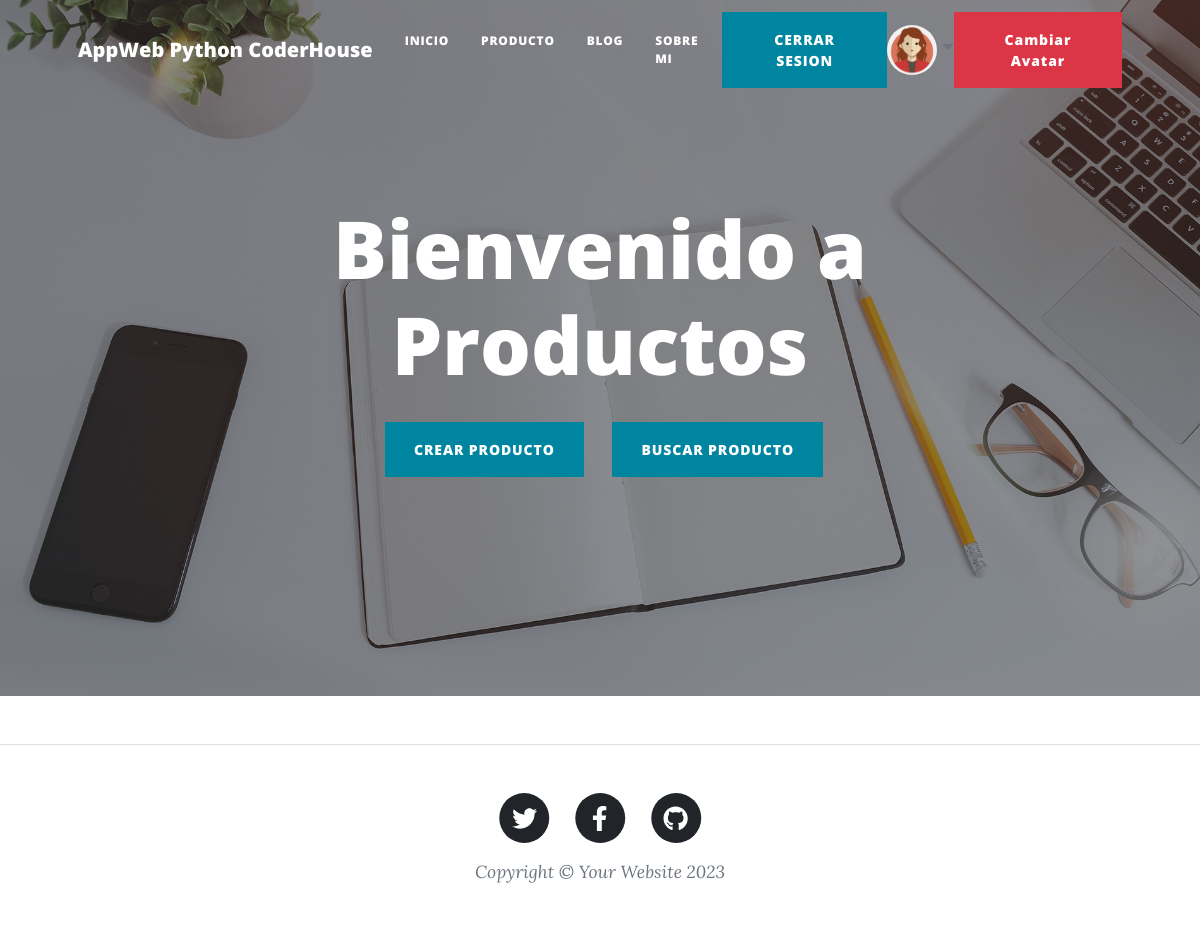
Page /appweb/Producto/ (signed in) on the earlier database version.
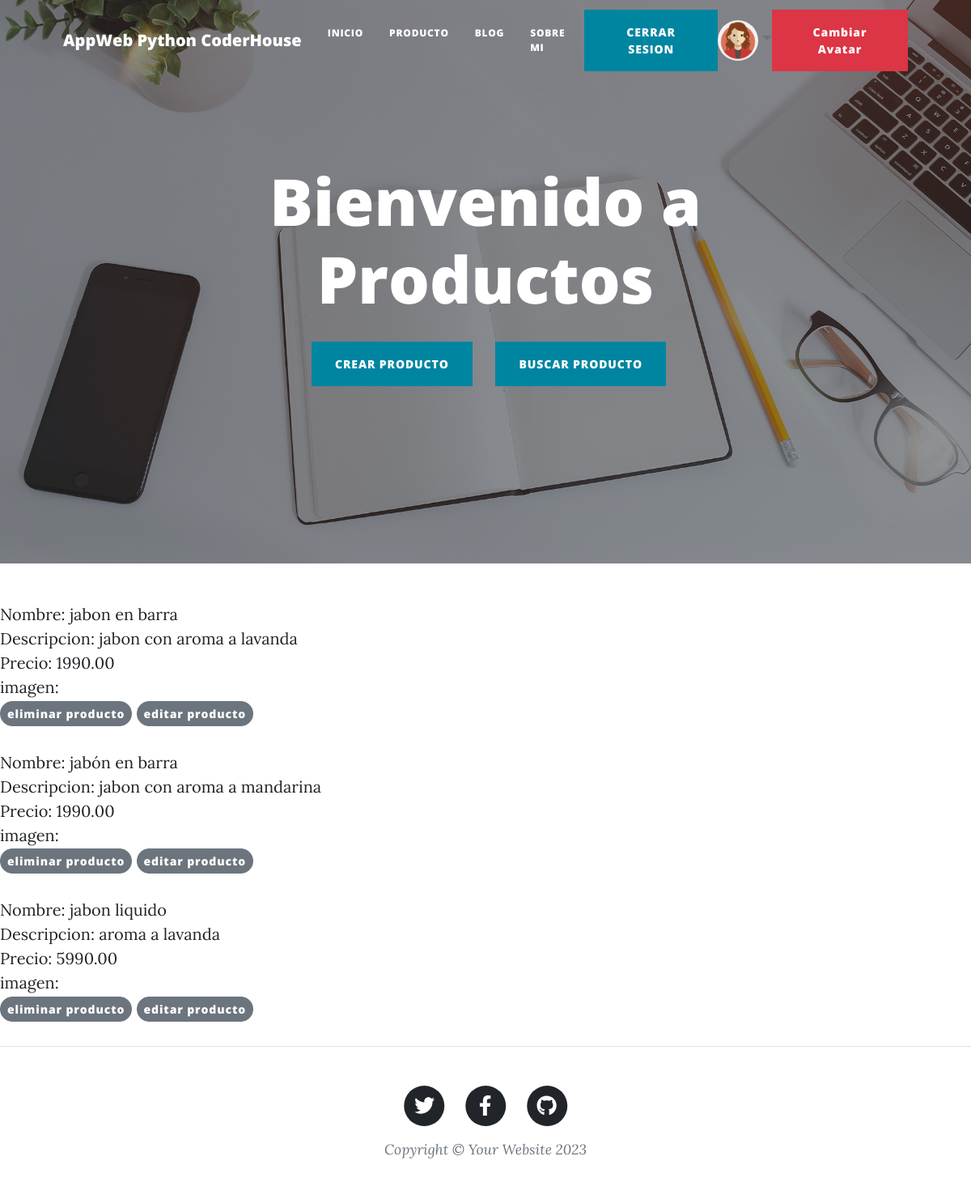
Same page on the later database version.
### appweb/models.py (models this page shows, shortened)
class Avatar(models.Model):
    user = models.ForeignKey(User, on_delete=models.CASCADE)
    imagen = models.ImageField(upload_to='avatares', null=True, blank = True)

class Producto(models.Model):
    nombre = models.CharField(max_length=100)
    descripcion = models.TextField()
    precio = models.DecimalField(max_digits=10, decimal_places=2)
    stock = models.PositiveIntegerField()
    imagen = models.ImageField(upload_to='producto', null=True)

### appweb/views.py (the view)
# urls.py: path('Producto/',producto,name="Producto"),
def producto(request):
    todos = Producto.objects.all()
    return render(request, "appweb/producto.html",{"producto": todos})

### appweb/templates/appweb/producto.html
{% extends 'appweb/padre.html' %}
{% block titulo %}
Bienvenido a Productos
<br>
<a class="btn btn-primary text-uppercase ms-2" href="{% url 'registroProducto' %}">Crear Producto</a>
<a class="btn btn-primary text-uppercase ms-2" href="{% url 'buscarProducto' %}">buscar Producto</a>
{% endblock %}
{% block contenido %}
{% for Producto in producto %}
    <li style="list-style: none;">
        Nombre: {{Producto.nombre}} <br> Descripcion: {{Producto.descripcion}} <br> Precio: {{Producto.precio}} <br> imagen: {{Producto.imagen}} <br>
        <a href="{% url 'borrarProducto' Producto.id %}"><button style="border-radius: 15px;" type="button" class="btn btn-secondary btn-sm" >eliminar producto</button></a>
        <a href="{% url 'editarProducto' Producto.nombre %}"><button style="border-radius: 15px;" type="button" class="btn btn-secondary btn-sm" >editar producto</button></a>
    </li>
    <br>
{% endfor %}
{% endblock %}

### appweb/templates/appweb/padre.html (shortened to what this page needs)
<!DOCTYPE html>
<html lang="en">
    <head>
        {% load static %}
        <link href="{% static 'appweb/css/styles.css' %}" rel="stylesheet" />
    </head>
    <body>
        <nav class="navbar navbar-expand-lg navbar-light" id="mainNav">
            <div class="container px-4 px-lg-5">
                <a class="navbar-brand" href="{% url 'Inicio'%}">AppWeb Python CoderHouse</a>
                <div class="collapse navbar-collapse" id="navbarResponsive">
                        <ul class="navbar-nav ms-auto py-4 py-lg-0">
                            <li class="nav-item"><a class="nav-link px-lg-3 py-3 py-lg-4" href="{% url 'Inicio' %}" >Inicio</a></li>
                            <li class="nav-item"><a class="nav-link px-lg-3 py-3 py-lg-4" href="{% url 'Producto' %}">Producto</a></li>
                            <li class="nav-item"><a class="nav-link px-lg-3 py-3 py-lg-4" href="{% url 'agregarComenterio' %}">Blog</a></li>
                            <li class="nav-item"><a class="nav-link px-lg-3 py-3 py-lg-4" href="contact.html">Sobre Mi</a></li>
                        </ul>
                        {% if request.user.is_authenticated %}
                            <a class="btn btn-primary text-uppercase ms-2" href="{% url 'Logout' %}">Cerrar Sesion</a>
                            {% if request.user.avatar_set.exists %}
                                <a class="nav-link dropdown-toggle text-muted waves-effect waves-dark pro-pic" href="" data-toggle="dropdown" aria-haspopup="true" aria-expanded="false"><img  src="{{ request.user.avatar_set.first.imagen.url }}" alt="Avatar de {{ request.user.username }}" class="rounded-circle" width="50"></a>
                                <a class="btn btn-danger" href="{% url 'AgregarAvatar' %}">Cambiar Avatar</a>
                            {% endif %}
                    {% else %}
                    <a class="btn btn-primary text-uppercase ms-2" href="{% url 'Register' %}">Registro</a>
                    <a class="btn btn-primary text-uppercase ms-2" href="{% url 'Login' %}">Iniciar Sesion</a>
                    {% endif %}
                </div>
            </div>
        </nav>
        <header class="masthead" style="background-image: url('assets/img/home-bg.jpg')">
            <div class="container position-relative px-4 px-lg-5">
                <div class="row gx-4 gx-lg-5 justify-content-center">
                    <div class="col-md-10 col-lg-8 col-xl-7">
                        <div class="site-heading">
                            <h1>
                                {% block titulo %}
                                {% endblock %}
                            </h1>
                        </div>
                    </div>
                </div>
            </div>
        </header>
        {% block contenido %}
        {% endblock %}
        <footer class="border-top">
            <div class="container px-4 px-lg-5">
                <div class="row gx-4 gx-lg-5 justify-content-center">
                    <div class="col-md-10 col-lg-8 col-xl-7">
                        <ul class="list-inline text-center">
                            <li class="list-inline-item">
                                <a href="#!">
                                    <span class="fa-stack fa-lg">
                                        <i class="fas fa-circle fa-stack-2x"></i>
                                        <i class="fab fa-twitter fa-stack-1x fa-inverse"></i>
                                    </span>
                                </a>
                            </li>
                            <li class="list-inline-item">
                                <a href="#!">
                                    <span class="fa-stack fa-lg">
                                        <i class="fas fa-circle fa-stack-2x"></i>
                                        <i class="fab fa-facebook-f fa-stack-1x fa-inverse"></i>
                                    </span>
                                </a>
                            </li>
                            <li class="list-inline-item">
                                <a href="#!">
                                    <span class="fa-stack fa-lg">
                                        <i class="fas fa-circle fa-stack-2x"></i>
                                        <i class="fab fa-github fa-stack-1x fa-inverse"></i>
                                    </span>
                                </a>
                            </li>
                        </ul>
                        <div class="small text-center text-muted fst-italic">Copyright &copy; Your Website 2023</div>
                    </div>
                </div>
            </div>
        </footer>
    </body>
</html>

Differences in the rows shown:
added Producto: nombre "jabon en barra", descripcion "jabon con aroma a lavanda", precio "1990.00"
added Producto: nombre "jabón en barra", descripcion "jabon con aroma a mandarina", precio "1990.00"
added Producto: nombre "jabon liquido", descripcion "aroma a lavanda", precio "5990.00"
